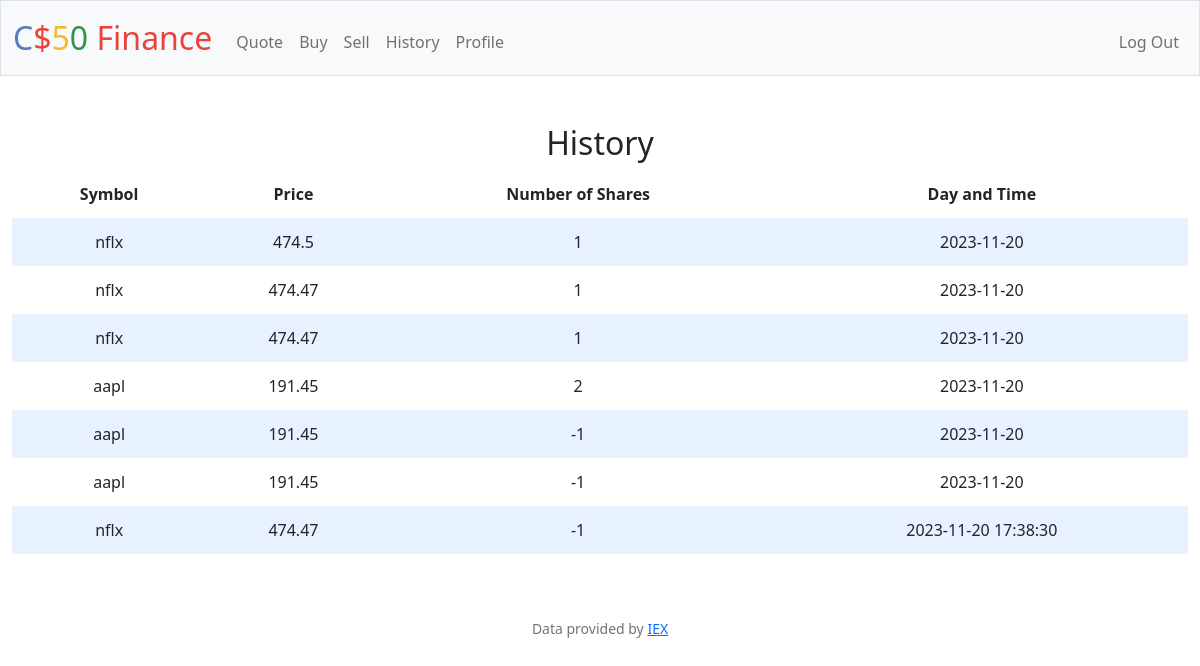
The app's page /history (signed in) with its own data.
### tables this page shows
CREATE TABLE transactions (
user_id INTEGER, 
symbol TEXT,
date TEXT,
shares INTEGER,
price INTEGER,
   FOREIGN KEY(user_id) REFERENCES users(id)
);

### app.py (the view)
@app.route("/history")
@login_required
def history():
    rows = db.execute("SELECT * FROM transactions WHERE user_id = ?", session["user_id"])
    return render_template("history.html", rows=rows)

### app.py (called while the page is built)
@app.after_request
def after_request(response):
    response.headers["Cache-Control"] = "no-cache, no-store, must-revalidate"
    response.headers["Expires"] = 0
    response.headers["Pragma"] = "no-cache"
    return response

### helpers.py (called while the page is built)
def login_required(f):
    @wraps(f)
    def decorated_function(*args, **kwargs):
        if session.get("user_id") is None:
            return redirect("/login")
        return f(*args, **kwargs)
    return decorated_function

### templates/history.html (shortened to what this page needs)
{% extends "layout.html" %}
{% block main %}
    <form action="/history" method="post">
        <div class="section">
            <h2>History</h2>
            <table>
                <thead>
                    <tr>
                        <th>Symbol</th>
                        <th>Price</th>
                        <th>Number of Shares</th>
                        <th>Day and Time</th>
                    </tr>
                </thead>
                <tbody>
                        {% for row in rows %}
                            <tr>
                                <td>{{row.symbol }}</td>
                                <td>{{row.price }}</td>
                                <td>{{row.shares }}</td>
                                <td>{{row.date }}</td>
                            </tr>
                        {% endfor %}
                </tbody>
            </table>
        </div>
    </form>
{% endblock %}

### templates/layout.html (shortened to what this page needs)
<!DOCTYPE html>
<html lang="en">
    <head>
        <link href="https://cdn.jsdelivr.net/npm/bootstrap@5.1.3/dist/css/bootstrap.min.css" rel="stylesheet">
        <link href="/static/styles.css" rel="stylesheet">
    </head>
    <body>
        <nav class="bg-light border navbar navbar-expand-md navbar-light">
            <div class="container-fluid">
                <a class="navbar-brand" href="/"><span class="blue">C</span><span class="red">$</span><span class="yellow">5</span><span class="green">0</span> <span class="red">Finance</span></a>
                <div class="collapse navbar-collapse" id="navbar">
                    {% if session["user_id"] %}
                        <ul class="navbar-nav me-auto mt-2">
                            <li class="nav-item"><a class="nav-link" href="/quote">Quote</a></li>
                            <li class="nav-item"><a class="nav-link" href="/buy">Buy</a></li>
                            <li class="nav-item"><a class="nav-link" href="/sell">Sell</a></li>
                            <li class="nav-item"><a class="nav-link" href="/history">History</a></li>
                            <li class="nav-item"><a class="nav-link" href="/profile">Profile</a></li>
                        </ul>
                        <ul class="navbar-nav ms-auto mt-2">
                            <li class="nav-item"><a class="nav-link" href="/logout">Log Out</a></li>
                        </ul>
                    {% else %}
                        <ul class="navbar-nav ms-auto mt-2">
                            <li class="nav-item"><a class="nav-link" href="/register">Register</a></li>
                            <li class="nav-item"><a class="nav-link" href="/login">Log In</a></li>
                        </ul>
                    {% endif %}
                </div>
            </div>
        </nav>
        <main class="container-fluid py-5 text-center">
            {% block main %}{% endblock %}
        </main>
        <footer class="mb-5 small text-center text-muted">
            Data provided by <a href="https://iexcloud.io/">IEX</a>
        </footer>
    </body>
</html>

### static/styles.css (style rules this page uses)
nav .navbar-brand { font-size: xx-large; }
nav .navbar-brand .blue { color: #537fbe; }
nav .navbar-brand .red { color: #ea433b; }
nav .navbar-brand .yellow { color: #f5b82e; }
nav .navbar-brand .green { color: #2e944b; }
table { background-color: transparent; margin-bottom: 1rem; width: 100%; }
table th, table td { padding: 0.75rem; vertical-align: middle; }
tbody tr:nth-of-type(odd) { background-color: rgb(179, 208, 255, 0.3) }

### records on screen
transactions: symbol "nflx", price "474.5", shares "1", date "2023-11-20"
transactions: symbol "nflx", price "474.47", shares "1", date "2023-11-20"
transactions: symbol "nflx", price "474.47", shares "1", date "2023-11-20"
transactions: symbol "aapl", price "191.45", shares "2", date "2023-11-20"
transactions: symbol "aapl", price "191.45", shares "-1", date "2023-11-20"
transactions: symbol "aapl", price "191.45", shares "-1", date "2023-11-20"
transactions: symbol "nflx", price "474.47", shares "-1", date "2023-11-20 17:38:30"
